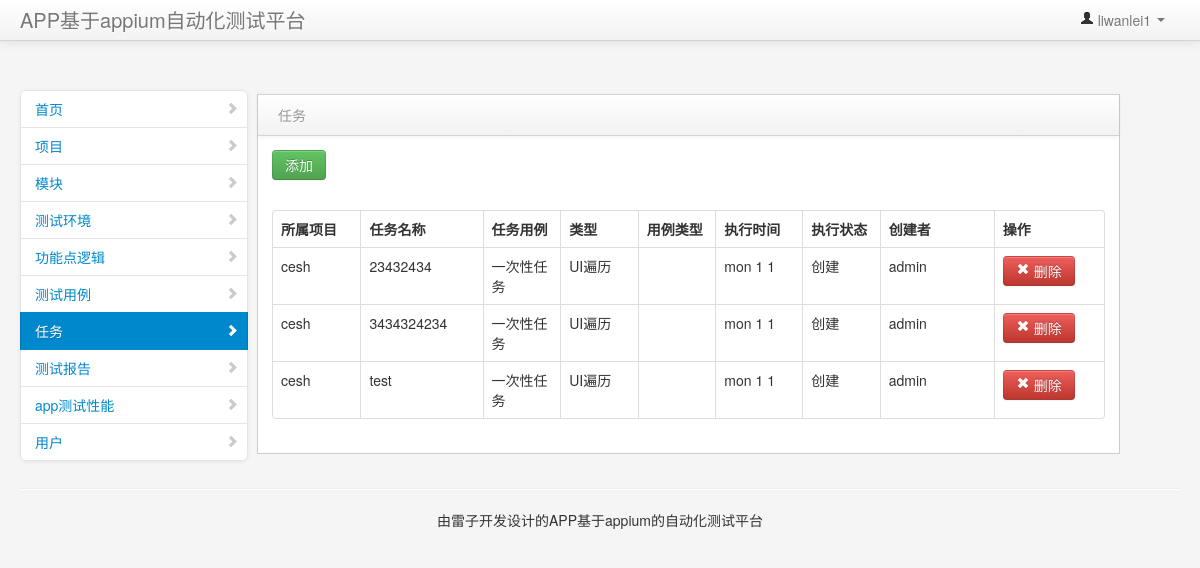
/tingtask/ (signed in), run on the app's committed database.
### app/models.py (models this page shows, shortened)
class Newusers(AbstractUser):
    qq=models.IntegerField('qq',blank=True,null=True,unique=True)
    mobile=models.IntegerField('手机号',null=True,unique=True,blank=True)
    login_lock=models.BooleanField('是否锁定',default=False)
    status=models.BooleanField('状态',default=False)
    work=models.ForeignKey(Work,null=True,on_delete=models.CASCADE)
    token=models.CharField('token',max_length=252,null=True)
    class Meta:
        verbose_name = u'用户'
        verbose_name_plural = verbose_name
        ordering = ['-id']
    def __str__(self):
        return str(self.username)

class Timmingtask(models.Model):
    name=models.CharField('定时任务名字',max_length=64)
    makeuser = models.ForeignKey(Newusers,on_delete=models.CASCADE) # 创建者
    taskstart = models.CharField('任务执行时间',max_length=64)  # 任务执行时间
    tasktyped=models.CharField("任务类型",max_length=32,default='一次性任务')
    casetype=models.CharField("用例类型",max_length=32,default="UIcase")
    taskmakedate = models.DateTimeField('创建时间', auto_now_add=True)  # 任务的创建时间
    tesevent=models.ForeignKey(Testeven,on_delete=models.CASCADE)
    apkfilepath=models.CharField("测试apk路径",max_length=32)
    taskiphonetype = models.CharField('任务设备类型', default="android", max_length=8)
    taskiphonenum = models.IntegerField('任务设备的数量',  max_length=8,default=1)
    status = models.BooleanField('任务状态', default=False)  # 任务状态，默认正常状态
    yunxing_status = models.CharField('任务的运行状态，',max_length=16, default=u'创建')  # 任务的运行状态，默认是创建
    prject = models.ForeignKey(Project,on_delete=models.CASCADE)  # 任务所属的项目
    case=models.ManyToManyField('Testcase')
    class Meta:
        verbose_name = u'定时任务'
        verbose_name_plural = verbose_name
        ordering = ['-id']

class Project(models.Model):
    type=(
    ('app','app'),
    ('web','web')
    )
    name=models.CharField('名称',max_length=32)
    desc=models.CharField('简介',max_length=255,null=True)
    makedate = models.DateTimeField('创建时间', auto_now_add=True)
    status=models.BooleanField('状态',default=False)
    fenlei=models.CharField('类型',choices=type,null=True,max_length=8)
    proeject=models.CharField('项目类型',null=True,max_length=8,default="android")
    change_time=models.DateTimeField('更新时间',auto_now_add=True)
    makeuser=models.ForeignKey(Newusers,null=True,on_delete=models.CASCADE)
    class Meta:
        verbose_name = u'项目'
        verbose_name_plural = verbose_name
        ordering = ['-id']
    def __str__(self):
        return self.name

### app/views.py (the view, shortened to what this page needs)
# urls.py: url(r'^tingtask/', login_required(TingtaskViews.as_view()), name='tingtask'),
class TingtaskViews(View):
    def get(self, request):
        testphons = Timmingtask.objects.filter(status=False).all()
        return render(request, 'page/timingtask.html', {'timingtasks': testphons})

### templates/page/timingtask.html (shortened to what this page needs)
{% extends 'base.html' %}
{% block content %}
<div class="span9" id="content">
    <div class="block">
        <div class="navbar navbar-inner block-header">
            <div class="muted pull-left">任务</div>
        </div>
        <div class="block-content collapse in">
            <div class="span12">
                <div class="table-toolbar">
                    <div class="btn-group">
                        <a href="{% url 'addting' %}">
                            <input class="btn btn-success" type="button" value="添加">
                        </a>
                    </div>
                </div>
                <div id="example2_wrapper" class="dataTables_wrapper form-inline" role="grid">
                    <div class="row">
                        <div class="span6">
                        </div>
                    </div>
                    <table cellpadding="0" cellspacing="0" border="0"
                           class="table table-hover table table-striped table-bordered dataTable" id="example2"
                           aria-describedby="example2_info">
                        <thead>
                        <tr role="row">
                            <th class="sorting_asc" role="columnheader" tabindex="0" aria-controls="example2"
                                rowspan="1" colspan="1" aria-sort="ascending"
                                aria-label="Rendering engine: activate to sort column descending"
                                style="width: 168px;">所属项目
                            </th>
                            <th class="sorting_asc" role="columnheader" tabindex="0" aria-controls="example2"
                                rowspan="1" colspan="1" aria-sort="ascending"
                                aria-label="Rendering engine: activate to sort column descending"
                                style="width: 168px;">任务名称
                            </th>
                            <th class="sorting_asc" role="columnheader" tabindex="0" aria-controls="example2"
                                rowspan="1" colspan="1" aria-sort="ascending"
                                aria-label="Rendering engine: activate to sort column descending"
                                style="width: 168px;">任务用例
                            </th>
                            <th class="sorting_asc" role="columnheader" tabindex="0" aria-controls="example2"
                                rowspan="1" colspan="1" aria-sort="ascending"
                                aria-label="Rendering engine: activate to sort column descending"
                                style="width: 168px;">类型
                            </th>
                            <th class="sorting_asc" role="columnheader" tabindex="0" aria-controls="example2"
                                rowspan="1" colspan="1" aria-sort="ascending"
                                aria-label="Rendering engine: activate to sort column descending"
                                style="width: 168px;">用例类型
                            </th>
                            <th class="sorting_asc" role="columnheader" tabindex="0" aria-controls="example2"
                                rowspan="1" colspan="1" aria-sort="ascending"
                                aria-label="Rendering engine: activate to sort column descending"
                                style="width: 168px;">执行时间
                            </th>
                            <th class="sorting_asc" role="columnheader" tabindex="0" aria-controls="example2"
                                rowspan="1" colspan="1" aria-sort="ascending"
                                aria-label="Rendering engine: activate to sort column descending"
                                style="width: 168px;">执行状态
                            </th>
                            <th class="sorting" role="columnheader" tabindex="0" aria-controls="example2"
                                rowspan="1" colspan="1" aria-label="Browser: activate to sort column ascending"
                                style="width: 233px;">创建者
                            </th>
                            <th class="sorting" role="columnheader" tabindex="0" aria-controls="example2"
                                rowspan="1" colspan="1" aria-label="Platform(s): activate to sort column ascending"
                                style="width: 214px;">操作
                            </th>
                        </thead>
                        <tbody role="alert" aria-live="polite" aria-relevant="all">
                        {% for project in timingtasks %}
                        <tr class="gradeA odd" id="{{ project.id }}">
                            {% if project == None %}
                            <p style="    color: red;"> 你所属于的项目是不是没有测试任务，你可以选择去添加所属的项目的测试任务</p>
                            {% else %}
                        <tr class="gradeA odd">
                            <td class=" sorting_1">{{ project.prject }}</td>
                            <td class=" sorting_1">{{ project.name }}</td>
                            <td class=" sorting_1">{{ project.tasktyped }}</td>
                            <td class=" sorting_1">{{ project.casetype }}</td>
                            <td class=" sorting_1">
                            </td>
                            <td class=" sorting_1">{{ project.taskstart }}</td>
                            {% if project.tasktyped == '一次性任务' %}
                            {% if project.yunxing_status == "创建" %}
                            <td class=" sorting_1">
                                <span>创建</span>
                            </td>
                            {% elif project.yunxing_status == "运行" %}
                            <td class=" sorting_1">
                                <span>执行中</span>
                            </td>
                            {% elif project.yunxing_status == "完成" %}
                            <td class=" sorting_1">
                                <span>完成</span>
                            </td>
                            {% endif %}
                            {% endif %}
                            <td class=" ">{{ project.makeuser }}</td>
                            <td class=" ">
                                {% if project.tasktyped == '一次性任务' %}
                                <button class="btn btn-danger "
                                        onclick="deletetimingtask({{ project.id }})">
                                    <i class="icon-remove icon-white"></i>
                                    删除
                                </button>
                                {% endif %}
                            </td>
                        </tr>
                        {% endif %}
                        {% endfor %}
                        </tbody>
                    </table>
                </div>
            </div>
        </div>
    </div>
</div>
{% endblock %}

### templates/base.html (shortened to what this page needs)
<!DOCTYPE html>
<html class="no-js">
<head>
    <link href="../../static/css/bootstrap.min.css" rel="stylesheet" media="screen">
    <link href="../../static/css/bootstrap-responsive.min.css" rel="stylesheet" media="screen">
    <link href="../../static/css/jquery.easy-pie-chart.css" rel="stylesheet" media="screen">
    <link href="../../static/css/styles.css" rel="stylesheet" media="screen">
</head>
<body>
<div class="navbar navbar-fixed-top">
    <div class="navbar-inner">
        <div class="container-fluid">
            <a class="brand" href="#">APP基于appium自动化测试平台</a>
            <div class="nav-collapse collapse">
                <ul class="nav pull-right">
                    <li class="dropdown">
                        <a href="#" role="button" class="dropdown-toggle" data-toggle="dropdown">
                            <i class="icon-user"></i> {{request.session.username }} <i class="caret"></i>
                        </a>
                    </li>
                </ul>
            </div>
        </div>
    </div>
</div>
<div class="container-fluid">
    <div class="row-fluid">
        <div class="span3" id="sidebar" style="    width: 237px;">
            <ul class="nav nav-list bs-docs-sidenav nav-collapse collapse">
                <li >
                    <a href="{% url 'home' %}">
                        <i class="icon-chevron-right"></i>首页
                    </a>
                </li>
                <li>
                    <a href="{% url 'project' %}">
                        <i class="icon-chevron-right"></i> 项目
                    </a>
                </li>
                <li>
                    <a href="{% url 'model' %}">
                        <i class="icon-chevron-right"></i>模块
                    </a>
                <li>
                <a href="{% url 'testevent' %}">
                    <i class="icon-chevron-right"></i>测试环境
                </a>
            </li>
                <li>
                    <a href="{% url 'testfaution' %}">
                        <i class="icon-chevron-right"></i>功能点逻辑</a>
                </li>
                <li>
                    <a href="{% url 'testcase' %}">
                        <i class="icon-chevron-right"></i>测试用例</a>
                </li>
                <li>
                    <a href="{% url 'tingtask' %}">
                        <i class="icon-chevron-right"></i>任务</a>
                </li>
                <li>
                    <a href="{% url 'testreport' %}">
                        <i class="icon-chevron-right"></i></span>测试报告</a>
                </li>
                <li>
                    <a href="{% url 'xingneng' %}">
                        <i class="icon-chevron-right"></i></span>app测试性能</a>
                </li>
                {% if request.user.work.zhiwei == '测试主管' or request.user.is_superuser %}
                    <li>
                        <a href="{% url 'useradmin' %}">
                            <i class="icon-chevron-right"></i></span>用户</a>
                    </li>
                {% endif %}
            </ul>
        </div>
        {% block content %}
        {% endblock %}
    </div>
    <hr>
    <footer>
        <p style="text-align: center"> 由雷子开发设计的APP基于appium的自动化测试平台</p>
    </footer>
</div>
</body>
</html>

### static/css/styles.css (style rules this page uses)
body { padding-top: 0; padding-bottom: 40px; background-color: #f5f5f5; }
@media (min-width: 979px) { body { padding-top: 60px; } }
#content { margin-left:0px; margin-top: 20px; }
.block { border: 1px solid #ccc; background: white; margin: 1em 0em; border-top: none; }
.block-content { margin: 1em; min-height: .25em; }
.block-header { margin-bottom: 0px; border-right: none; border-left: none; -webkit-border-radius: 0px; -moz-border-radius: 0px; border-radius: 0px; }
.block-header div { padding-top: 10px; }
.bs-docs-sidenav { max-width: 228px; margin: 30px 0 0; padding: 0; background-color: #fff; -webkit-border-radius: 6px; -moz-border-radius: 6px; border-radius: 6px; -webkit-box-shadow: 0 1px 4px rgba(0,0,0,.065); -moz-box-shadow: 0 1px 4px rgba(0,0,0,.065); box-shadow: 0 1px 4px rgba(0,0,0,.065); }
.bs-docs-sidenav > li > a { display: block; width: 190px \9; margin: 0 0 -1px; padding: 8px 14px; border: 1px solid #e5e5e5; }
.bs-docs-sidenav > li:first-child > a { -webkit-border-radius: 6px 6px 0 0; -moz-border-radius: 6px 6px 0 0; border-radius: 6px 6px 0 0; }
.bs-docs-sidenav > li:last-child > a { -webkit-border-radius: 0 0 6px 6px; -moz-border-radius: 0 0 6px 6px; border-radius: 0 0 6px 6px; }
.bs-docs-sidenav > .active > a { position: relative; z-index: 2; padding: 9px 15px; border: 0; text-shadow: 0 1px 0 rgba(0,0,0,.15); -webkit-box-shadow: inset 1px 0 0 rgba(0,0,0,.1), inset -1px 0 0 rgba(0,0,0,.1); -moz-box-shadow: inset 1px 0 0 rgba(0,0,0,.1), inset -1px 0 0 rgba(0,0,0,.1); box-shadow: inset 1px 0 0 rgba(0,0,0,.1), inset -1px 0 0 rgba(0,0,0,.1); }
.bs-docs-sidenav .icon-chevron-right { float: right; margin-top: 2px; margin-right: -6px; opacity: .25; }
.bs-docs-sidenav .active .icon-chevron-right, .bs-docs-sidenav .active a:hover .icon-chevron-right { opacity: 1; }

### data on the page
Newusers: session.username "liwanlei1"
Timmingtask: prject "cesh", name "23432434", tasktyped "一次性任务", casetype "UI遍历", taskstart "mon 1 1", yunxing_status "创建", makeuser "admin"
Timmingtask: prject "cesh", name "3434324234", tasktyped "一次性任务", casetype "UI遍历", taskstart "mon 1 1", yunxing_status "创建", makeuser "admin"
Timmingtask: prject "cesh", name "test", tasktyped "一次性任务", casetype "UI遍历", taskstart "mon 1 1", yunxing_status "创建", makeuser "admin"
